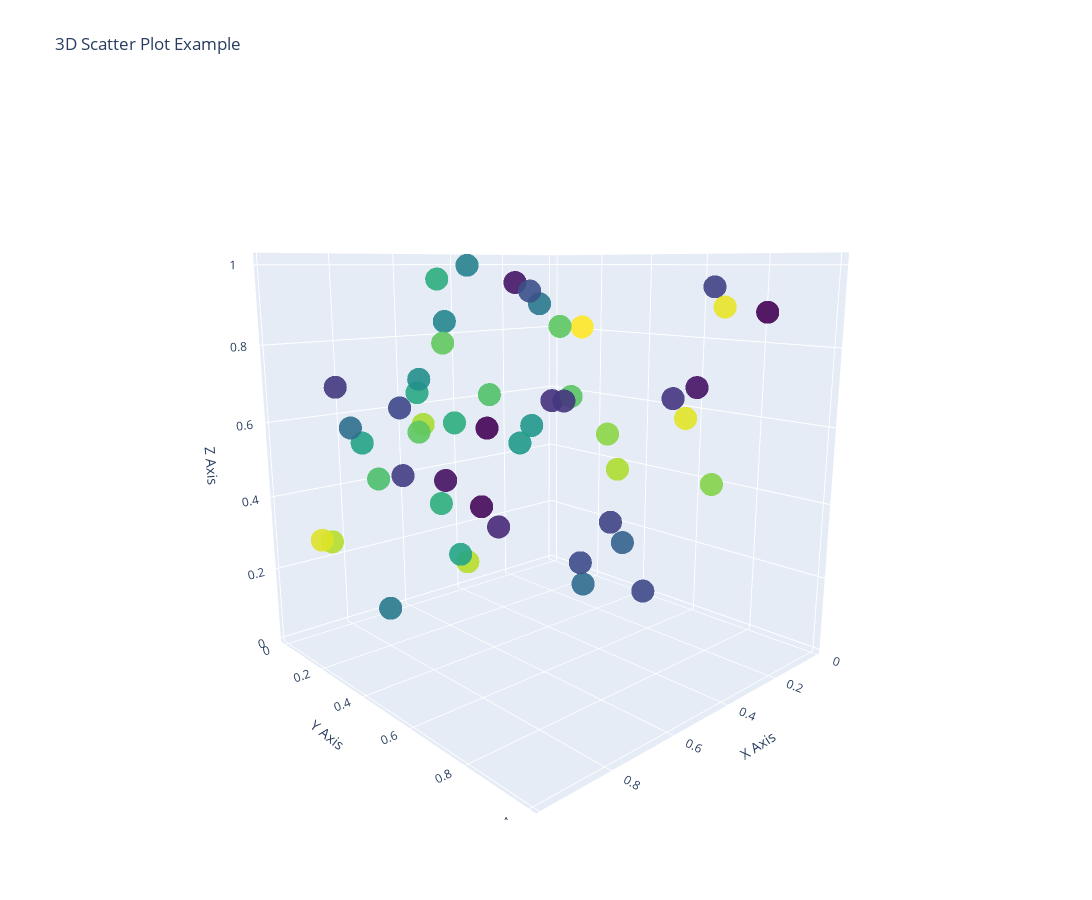

Notebook source saved alongside this figure:
### Markdown cell above
####
### 13. Create a 3D scatter plot using Plotly.

### Code cell
import plotly.graph_objects as go


# Generate sample data
np.random.seed(0)
x = np.random.rand(50)
y = np.random.rand(50)
z = np.random.rand(50)
colors = np.random.rand(50)  # optional for color scale
  # optional for marker size


# 3D Scatter Plot
fig = go.Figure(data = [go.Scatter3d(
    x=x, y=y, z=z,
    mode= 'markers', 
    marker=dict(color= colors, colorscale='Viridis', opacity=0.9 ) 
    )])

# layout
fig.update_layout(width=1200, height=900, scene=dict(
                    xaxis_title = 'X Axis', yaxis_title= 'Y Axis', zaxis_title= 'Z Axis'),
                 title='3D Scatter Plot Example')

fig.show()
